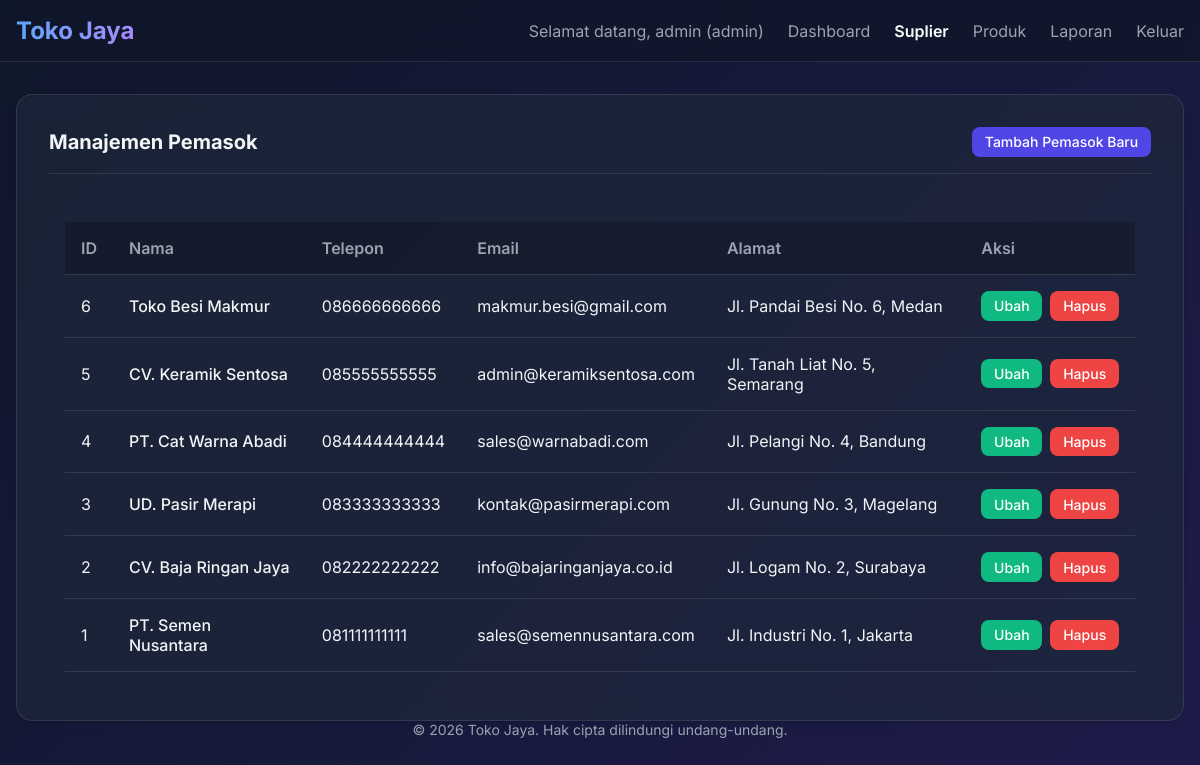
The app's page /public/suppliers (signed in) with its own data.
### tables this page shows
CREATE TABLE IF NOT EXISTS `suppliers` (
  `id` int(11) NOT NULL AUTO_INCREMENT,
  `name` varchar(255) NOT NULL,
  `address` text NOT NULL,
  `phone` varchar(50) NOT NULL,
  `email` varchar(255) DEFAULT NULL,
  `default_lead_time` int(11) NOT NULL DEFAULT 7 COMMENT 'Estimasi waktu pengiriman default (hari)',
  `created_at` datetime NOT NULL,
  `updated_at` datetime NOT NULL,
  PRIMARY KEY (`id`)
);

### app/core/Controller.php (called while the page is built, shortened)
<?php
class Controller {
    public function view($view, $data = []) {
        require_once '../app/views/layouts/main.php';
    }
    public function model($model) {
        return new $model;
    }
}

### app/controllers/SupplierController.php (called while the page is built, shortened)
<?php
class SupplierController extends Controller {
    public function index() {
        $supplierModel = $this->model('Supplier');
        $data['suppliers'] = $supplierModel->getAllSuppliers();
        $this->view('suppliers/index', $data);
    }
}

### app/core/Database.php (called while the page is built, shortened)
<?php
class Database {
    private $host = DB_HOST;
    private $user = DB_USER;
    private $pass = DB_PASS;
    private $db_name = DB_NAME;
    private $dbh;
    private $stmt;
    public function __construct() {
        $dsn = 'mysql:host=' . $this->host . ';dbname=' . $this->db_name;
        $options = [
            PDO::ATTR_PERSISTENT => true,
            PDO::ATTR_ERRMODE => PDO::ERRMODE_EXCEPTION
        ];
        try {
            $this->dbh = new PDO($dsn, $this->user, $this->pass, $options);
        } catch(PDOException $e) {
            die("DB Connection Error: " . $e->getMessage());
        }
    }
    public function query($query) {
        $this->stmt = $this->dbh->prepare($query);
    }
    public function execute() {
        return $this->stmt->execute();
    }
    public function resultSet() {
        $this->execute();
        return $this->stmt->fetchAll(PDO::FETCH_ASSOC);
    }
}

### app/models/Supplier.php (called while the page is built, shortened)
<?php
class Supplier {
    private $db;
    public function __construct() {
        $this->db = new Database;
    }
    public function getAllSuppliers() {
        $this->db->query('SELECT * FROM suppliers ORDER BY id DESC');
        return $this->db->resultSet();
    }
}

### app/views/suppliers/index.php (the view)
<div class="card">
    <div class="card-header">
        <h2 class="text-xl fw-bold">Manajemen Pemasok</h2>
        <a href="<?= BASEURL; ?>/suppliers/create" class="btn btn-primary btn-sm">Tambah Pemasok Baru</a>
    </div>
    <div class="card-body">
        <div class="table-responsive">
            <table class="table">
                <thead>
                    <tr>
                        <th>ID</th>
                        <th>Nama</th>
                        <th>Telepon</th>
                        <th>Email</th>
                        <th>Alamat</th>
                        <th>Aksi</th>
                    </tr>
                </thead>
                <tbody>
                    <?php if (empty($data['suppliers'])): ?>
                    <tr>
                        <td colspan="6" class="text-center text-muted">Tidak ada pemasok ditemukan.</td>
                    </tr>
                    <?php else: ?>
                        <?php foreach($data['suppliers'] as $supplier): ?>
                        <tr>
                            <td><?= $supplier['id']; ?></td>
                            <td class="fw-medium text-main"><?= htmlspecialchars($supplier['name']); ?></td>
                            <td><?= htmlspecialchars($supplier['phone']); ?></td>
                            <td><?= htmlspecialchars($supplier['email'] ?? '-'); ?></td>
                            <td><?= htmlspecialchars(strlen($supplier['address']) > 30 ? substr($supplier['address'], 0, 30) . '...' : $supplier['address']); ?></td>
                            <td>
                                <div class="d-flex gap-2">
                                    <a href="<?= BASEURL; ?>/suppliers/edit/<?= $supplier['id']; ?>" class="btn btn-secondary btn-sm">Ubah</a>
                                    <form action="<?= BASEURL; ?>/suppliers/delete/<?= $supplier['id']; ?>" method="POST" onsubmit="return confirm('Apakah Anda yakin ingin menghapus pemasok ini?');" style="display:inline;">
                                        <button type="submit" class="btn btn-danger btn-sm">Hapus</button>
                                    </form>
                                </div>
                            </td>
                        </tr>
                        <?php endforeach; ?>
                    <?php endif; ?>
                </tbody>
            </table>
        </div>
    </div>
</div>

### public/css/style.css (style rules this page uses)
:root { --primary-color: #4f46e5; --primary-hover: #4338ca; --secondary-color: #10b981; --secondary-hover: #059669; --danger-color: #ef4444; --danger-hover: #dc2626; --dark-bg: #111827; --darker-bg: #0f172a; --card-bg: rgba(30, 41, 59, 0.7); --text-main: #f3f4f6; --text-muted: #9ca3af; --border-color: rgba(255, 255, 255, 0.1); --glass-shadow: 0 4px 6px -1px rgba(0, 0, 0, 0.1), 0 2px 4px -1px rgba(0, 0, 0, 0.06); }
* { margin: 0; padding: 0; box-sizing: border-box; font-family: "Inter", system-ui, -apple-system, sans-serif; }
body { background: linear-gradient(135deg, var(--darker-bg), #1e1b4b); color: var(--text-main); min-height: 100vh; display: flex; flex-direction: column; }
.fw-bold { font-weight: bold; }
.fw-medium { font-weight: 500; }
.text-xl { font-size: 1.25rem; }
.d-flex { display: flex; }
.gap-2 { gap: 0.5rem; }
.card { background: var(--card-bg); backdrop-filter: blur(10px); -webkit-backdrop-filter: blur(10px); border: 1px solid var(--border-color); border-radius: 1rem; padding: 2rem; box-shadow: var(--glass-shadow); transition: transform 0.3s ease, box-shadow 0.3s ease; }
.card-body { padding: 1rem; }
.card-header { border-bottom: 1px solid var(--border-color); padding-bottom: 1rem; margin-bottom: 1rem; display: flex; justify-content: space-between; align-items: center; }
.btn { display: inline-block; padding: 0.75rem 1.5rem; border-radius: 0.5rem; font-weight: 500; text-align: center; cursor: pointer; transition: all 0.3s ease; border: none; outline: none; text-decoration: none; color: white; }
.btn-primary { background: var(--primary-color); }
.btn-danger { background: var(--danger-color); }
.btn-secondary { background: var(--secondary-color); }
.btn-sm { padding: 0.4rem 0.8rem; font-size: 0.875rem; }
.table-responsive { overflow-x: auto; }
.table { width: 100%; border-collapse: collapse; margin-top: 1rem; }
.table th, .table td { padding: 1rem; text-align: left; border-bottom: 1px solid var(--border-color); }
.table th { font-weight: 600; color: var(--text-muted); background: rgba(0, 0, 0, 0.2); }
.table tbody tr { transition: background-color 0.2s ease; }

### records on screen
suppliers: id "6", name "Toko Besi Makmur", phone "086666666666", email "makmur.besi@gmail.com", address "Jl. Pandai Besi No. 6, Medan"
suppliers: id "5", name "CV. Keramik Sentosa", phone "085555555555", email "admin@keramiksentosa.com", address "Jl. Tanah Liat No. 5, Semarang"
suppliers: id "4", name "PT. Cat Warna Abadi", phone "084444444444", email "sales@warnabadi.com", address "Jl. Pelangi No. 4, Bandung"
suppliers: id "3", name "UD. Pasir Merapi", phone "083333333333", email "kontak@pasirmerapi.com", address "Jl. Gunung No. 3, Magelang"
suppliers: id "2", name "CV. Baja Ringan Jaya", phone "082222222222", email "info@bajaringanjaya.co.id", address "Jl. Logam No. 2, Surabaya"
suppliers: id "1", name "PT. Semen Nusantara", phone "081111111111", email "sales@semennusantara.com", address "Jl. Industri No. 1, Jakarta"

### other values on screen
$_SESSION['username'] "admin"
$_SESSION['role'] "admin"
